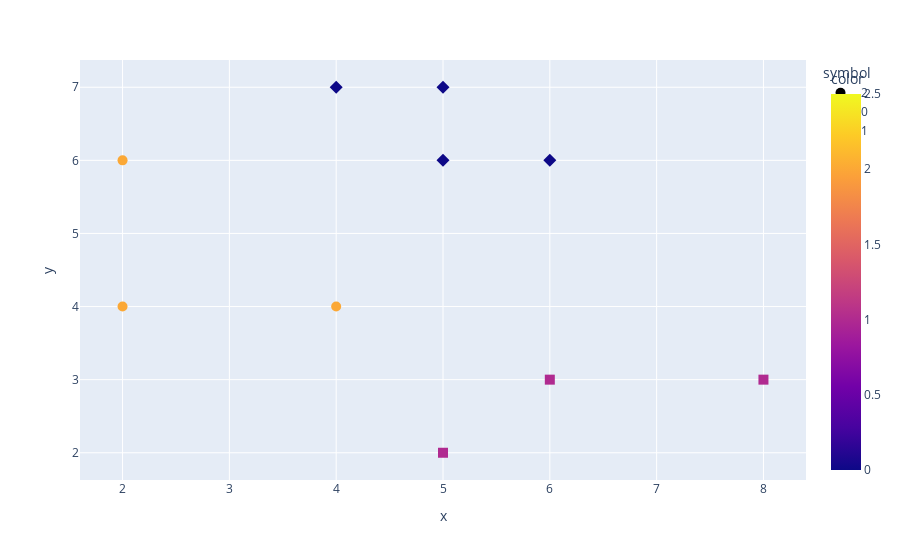

Write notebook code for a chart like this one.
### Code cell
plot_data_2d(kmeans_prediction)

### Figure 1 — Plotly figure (JSON) as saved in the notebook; plotly's stock layout.template omitted (floating-point values rounded to 4 significant figures)
{"data": [{"hovertemplate": "symbol=2<br>x=%{x}<br>y=%{y}<br>color=%{marker.color}<extra></extra>", "legendgroup": "2", "marker": {"color": [2, 2, 2], "coloraxis": "coloraxis", "size": 10, "symbol": "circle"}, "mode": "markers", "name": "2", "orientation": "v", "showlegend": true, "type": "scatter", "x": [2, 2, 4], "xaxis": "x", "y": [4, 6, 4], "yaxis": "y"}, {"hovertemplate": "symbol=0<br>x=%{x}<br>y=%{y}<br>color=%{marker.color}<extra></extra>", "legendgroup": "0", "marker": {"color": [0, 0, 0, 0], "coloraxis": "coloraxis", "size": 10, "symbol": "diamond"}, "mode": "markers", "name": "0", "orientation": "v", "showlegend": true, "type": "scatter", "x": [5, 4, 6, 5], "xaxis": "x", "y": [6, 7, 6, 7], "yaxis": "y"}, {"hovertemplate": "symbol=1<br>x=%{x}<br>y=%{y}<br>color=%{marker.color}<extra></extra>", "legendgroup": "1", "marker": {"color": [1, 1, 1], "coloraxis": "coloraxis", "size": 10, "symbol": "square"}, "mode": "markers", "name": "1", "orientation": "v", "showlegend": true, "type": "scatter", "x": [8, 5, 6], "xaxis": "x", "y": [3, 2, 3], "yaxis": "y"}], "layout": {"coloraxis": {"colorbar": {"title": {"text": "color"}}, "colorscale": [[0, "#0d0887"], [0.1111, "#46039f"], [0.2222, "#7201a8"], [0.3333, "#9c179e"], [0.4444, "#bd3786"], [0.5556, "#d8576b"], [0.6667, "#ed7953"], [0.7778, "#fb9f3a"], [0.8889, "#fdca26"], [1, "#f0f921"]]}, "legend": {"title": {"text": "symbol"}, "tracegroupgap": 0}, "margin": {"t": 60}, "xaxis": {"anchor": "y", "domain": [0, 1], "title": {"text": "x"}}, "yaxis": {"anchor": "x", "domain": [0, 1], "title": {"text": "y"}}}}
